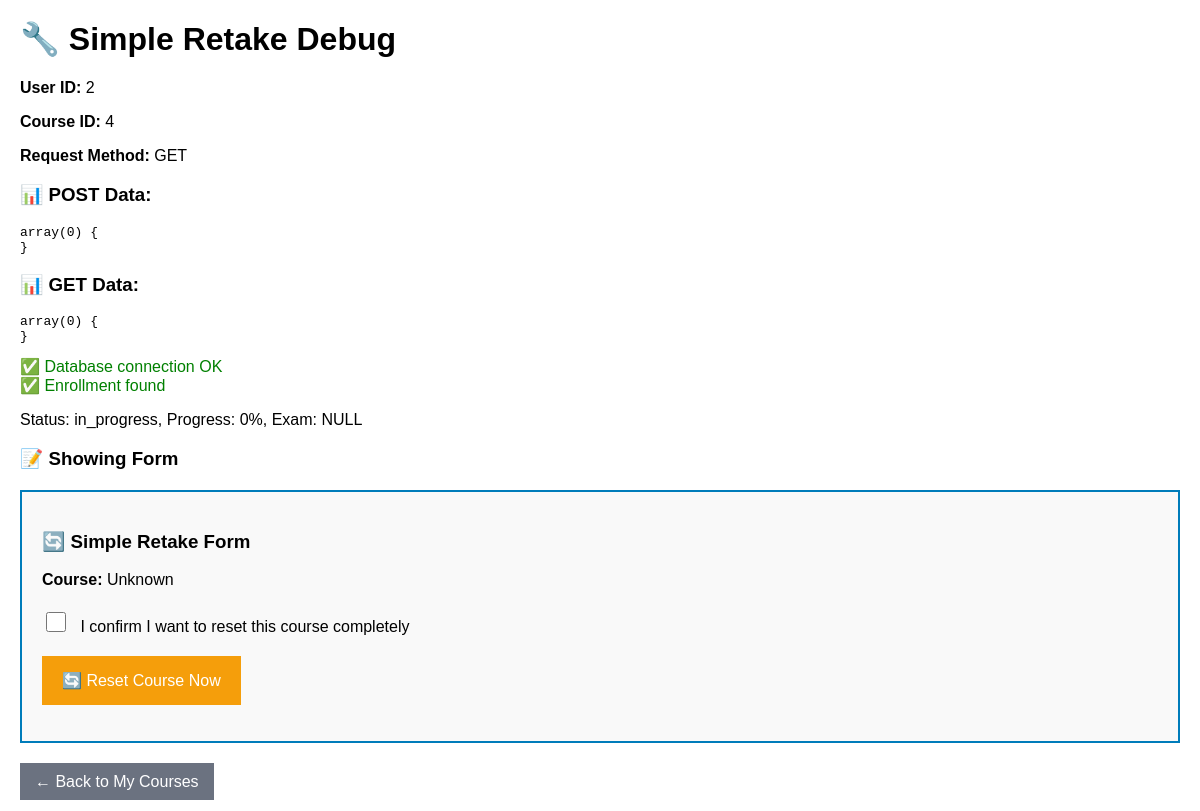
/simple-retake-debug.php (signed in), run on the app's committed database.
### tables this page shows
CREATE TABLE `course_enrollments` (
  `id` int(11) NOT NULL,
  `user_id` int(11) NOT NULL,
  `course_id` int(11) NOT NULL,
  `status` enum('in_progress','completed','failed','dropped') DEFAULT 'in_progress',
  `progress_percentage` int(11) DEFAULT 0,
  `enrolled_at` datetime DEFAULT current_timestamp(),
  `last_accessed` datetime DEFAULT NULL,
  `completion_date` datetime DEFAULT NULL,
  `time_spent` int(11) DEFAULT 0,
  `exam_score` decimal(5,2) DEFAULT NULL,
  `exam_status` varchar(20) DEFAULT NULL
);

### simple-retake-debug.php (the view, shortened to what this page needs)
<?php
require_once 'database.php';
echo "<h1>🔧 Simple Retake Debug</h1>";
$user_id = $_SESSION['user_id'];
$course_id = $_GET['course_id'] ?? $_POST['course_id'] ?? 4;
echo "<p><strong>User ID:</strong> $user_id</p>";
echo "<p><strong>Course ID:</strong> $course_id</p>";
echo "<p><strong>Request Method:</strong> " . $_SERVER['REQUEST_METHOD'] . "</p>";
echo "<h3>📊 POST Data:</h3>";
echo "<pre>";
var_dump($_POST);
echo "</pre>";
echo "<h3>📊 GET Data:</h3>";
echo "<pre>";
var_dump($_GET);
echo "</pre>";
try {
    $pdo = getDbConnection();
    echo "<div style='color: green;'>✅ Database connection OK</div>";
} catch (Exception $e) {
    echo "<div style='color: red;'>❌ Database error: " . $e->getMessage() . "</div>";
    exit();
}
try {
    $stmt = $pdo->prepare("SELECT * FROM course_enrollments WHERE user_id = ? AND course_id = ?");
    $stmt->execute([$user_id, $course_id]);
    $enrollment = $stmt->fetch(PDO::FETCH_ASSOC);
    if ($enrollment) {
        echo "<div style='color: green;'>✅ Enrollment found</div>";
        echo "<p>Status: " . $enrollment['status'] . ", Progress: " . $enrollment['progress_percentage'] . "%, Exam: " . ($enrollment['exam_score'] ?? 'NULL') . "</p>";
    } else {
        echo "<div style='color: red;'>❌ No enrollment found</div>";
        exit();
    }
} catch (Exception $e) {
    echo "<div style='color: red;'>❌ Enrollment check error: " . $e->getMessage() . "</div>";
    exit();
}
if ($_SERVER['REQUEST_METHOD'] === 'POST') {
    echo "<h3>🔄 Processing Form Submission...</h3>";
    if (isset($_POST['confirm_retake'])) {
        echo "<div style='color: blue;'>📝 confirm_retake detected</div>";
        try {
            echo "<div style='color: blue;'>🔄 Starting transaction...</div>";
            $pdo->beginTransaction();
            $stmt = $pdo->prepare("
                UPDATE course_enrollments
                SET progress_percentage = 0,
                    status = 'in_progress',
                    exam_score = NULL,
                    exam_status = NULL,
                    completion_date = NULL,
                    time_spent = 0,
                    last_accessed = NOW()
                WHERE user_id = ? AND course_id = ? 5
            ");
            echo "<div style='color: blue;'>📤 Executing update...</div>";
            $result = $stmt->execute([$user_id, $course_id]);
            $rowsAffected = $stmt->rowCount();
            echo "<div style='color: blue;'>📊 Rows affected: $rowsAffected</div>";
            if ($result && $rowsAffected > 0) {
                $pdo->commit();
                echo "<div style='color: green;'>✅ SUCCESS! Reset completed</div>";
                echo "<div style='color: green;'>🔄 Redirecting in 3 seconds...</div>";
                echo "<script>setTimeout(() => window.location.href = 'my-courses.php', 3000);</script>";
            } else {
                $pdo->rollback();
                echo "<div style='color: red;'>❌ No rows updated</div>";
            }
        } catch (PDOException $e) {
            $pdo->rollback();
            echo "<div style='color: red;'>❌ Database error: " . $e->getMessage() . "</div>";
        }
    } else {
        echo "<div style='color: red;'>❌ confirm_retake not found in POST data</div>";
    }
} else {
    echo "<h3>📝 Showing Form</h3>";
}
?>
<!DOCTYPE html>
<html>
<head>
</head>
<body>
<div class="form-container">
    <h3>🔄 Simple Retake Form</h3>
    <p><strong>Course:</strong> <?php echo htmlspecialchars($enrollment['course_title'] ?? 'Unknown'); ?></p>
    <form method="POST" id="simpleRetakeForm">
        <div class="checkbox-container">
            <label>
                <input type="checkbox" id="confirmCheckbox" required>
                I confirm I want to reset this course completely
            </label>
        </div>
        <button type="submit" name="confirm_retake" class="btn" id="submitBtn" disabled>
            🔄 Reset Course Now
        </button>
    </form>
</div>
<div style="margin-top: 30px;">
    <a href="my-courses.php" style="padding: 10px 15px; background: #6b7280; color: white; text-decoration: none;">
        ← Back to My Courses
    </a>
</div>
</body>
</html>

### simple-retake-debug.php (style rules this page uses)
body { font-family: Arial, sans-serif; margin: 20px; }
.form-container { background: #f9f9f9; padding: 20px; border: 2px solid #007cba; margin: 20px 0; }
.btn { padding: 15px 20px; background: #f59e0b; color: white; border: none; font-size: 16px; cursor: pointer; }
.checkbox-container { margin: 20px 0; }
input[type="checkbox"] { width: 20px; height: 20px; margin-right: 10px; }

### data on the page
course_enrollments: status "in_progress", progress_percentage "0", exam_score "NULL"

### other printed values
$user_id "2"
$course_id "4"
$_SERVER['REQUEST_METHOD'] "GET"
$enrollment['course_title'] "Unknown"
